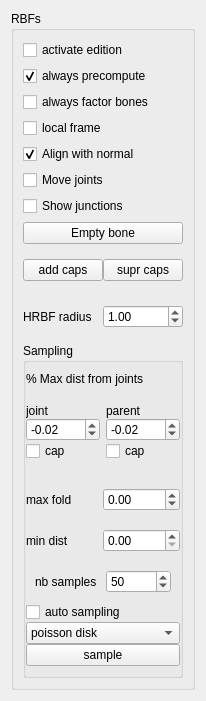
     <widget class="QWidget" name="bone_editor">
      <property name="geometry">
       <rect>
        <x>0</x>
        <y>0</y>
        <width>196</width>
        <height>633</height>
       </rect>
      </property>
      <attribute name="label">
       <string>Bone edition</string>
      </attribute>
      <layout class="QHBoxLayout" name="horizontalLayout_4">
       <item>
        <layout class="QVBoxLayout" name="vert_layout_bone_editor">
         <item>
          <widget class="QGroupBox" name="box_edit_RBF">
           <property name="title">
            <string>RBFs</string>
           </property>
           <layout class="QVBoxLayout" name="verticalLayout_15">
            <item>
             <widget class="QCheckBox" name="rbf_edition">
              <property name="toolTip">
               <string>Enable hrbf point selection you can delete or move a point</string>
              </property>
              <property name="text">
               <string>activate edition</string>
              </property>
             </widget>
            </item>
            <item>
             <widget class="QCheckBox" name="cBox_always_precompute">
              <property name="toolTip">
               <string>Keeps the bones to a precomputed type.
When editing bones the resulting HRBF will 
be automatically converted to a precomputed primitive.</string>
              </property>
              <property name="text">
               <string>always precompute</string>
              </property>
              <property name="checked">
               <bool>true</bool>
              </property>
             </widget>
            </item>
            <item>
             <widget class="QCheckBox" name="checkB_factor_siblings">
              <property name="toolTip">
               <string>&lt;!DOCTYPE HTML PUBLIC &quot;-//W3C//DTD HTML 4.0//EN&quot; &quot;http://www.w3.org/TR/REC-html40/strict.dtd&quot;&gt;
&lt;html&gt;&lt;head&gt;&lt;meta name=&quot;qrichtext&quot; content=&quot;1&quot; /&gt;&lt;style type=&quot;text/css&quot;&gt;
p, li { white-space: pre-wrap; }
&lt;/style&gt;&lt;/head&gt;&lt;body style=&quot; font-family:'MS Shell Dlg 2'; font-size:8.25pt; font-weight:400; font-style:normal;&quot;&gt;
&lt;p style=&quot; margin-top:0px; margin-bottom:0px; margin-left:0px; margin-right:0px; -qt-block-indent:0; text-indent:0px;&quot;&gt;&lt;span style=&quot; font-size:8pt;&quot;&gt;When sampling a bone which has several siblings (same bone parent)&lt;/span&gt;&lt;/p&gt;
&lt;p style=&quot; margin-top:0px; margin-bottom:0px; margin-left:0px; margin-right:0px; -qt-block-indent:0; text-indent:0px;&quot;&gt;&lt;span style=&quot; font-size:8pt;&quot;&gt;samples for every children will be added to the first child.&lt;/span&gt;&lt;/p&gt;
&lt;p style=&quot; margin-top:0px; margin-bottom:0px; margin-left:0px; margin-right:0px; -qt-block-indent:0; text-indent:0px;&quot;&gt;&lt;span style=&quot; font-size:8pt;&quot;&gt;The other children will be ignored.&lt;/span&gt;&lt;/p&gt;
&lt;p style=&quot;-qt-paragraph-type:empty; margin-top:0px; margin-bottom:0px; margin-left:0px; margin-right:0px; -qt-block-indent:0; text-indent:0px; font-size:8pt;&quot;&gt;&lt;/p&gt;&lt;/body&gt;&lt;/html&gt;</string>
              </property>
              <property name="text">
               <string>always factor bones</string>
              </property>
             </widget>
            </item>
            <item>
             <widget class="QCheckBox" name="local_frame">
              <property name="toolTip">
               <string>Set the frame to the local frame of the curently
selected bone</string>
              </property>
              <property name="text">
               <string>local frame</string>
              </property>
             </widget>
            </item>
            <item>
             <widget class="QCheckBox" name="checkB_align_with_normal">
              <property name="text">
               <string>Align with normal</string>
              </property>
              <property name="checked">
               <bool>true</bool>
              </property>
             </widget>
            </item>
            <item>
             <widget class="QCheckBox" name="move_joints">
              <property name="text">
               <string>Move joints</string>
              </property>
             </widget>
            </item>
            <item>
             <widget class="QCheckBox" name="checkB_show_junction">
              <property name="text">
               <string>Show junctions</string>
              </property>
             </widget>
            </item>
            <item>
             <widget class="QPushButton" name="pushB_empty_bone">
              <property name="toolTip">
               <string>&lt;!DOCTYPE HTML PUBLIC &quot;-//W3C//DTD HTML 4.0//EN&quot; &quot;http://www.w3.org/TR/REC-html40/strict.dtd&quot;&gt;
&lt;html&gt;&lt;head&gt;&lt;meta name=&quot;qrichtext&quot; content=&quot;1&quot; /&gt;&lt;style type=&quot;text/css&quot;&gt;
p, li { white-space: pre-wrap; }
&lt;/style&gt;&lt;/head&gt;&lt;body style=&quot; font-family:'MS Shell Dlg 2'; font-size:8.25pt; font-weight:400; font-style:normal;&quot;&gt;
&lt;p style=&quot; margin-top:0px; margin-bottom:0px; margin-left:0px; margin-right:0px; -qt-block-indent:0; text-indent:0px;&quot;&gt;&lt;span style=&quot; font-size:8pt;&quot;&gt;Erase hrbf samples from the selected bones.&lt;/span&gt;&lt;/p&gt;&lt;/body&gt;&lt;/html&gt;</string>
              </property>
              <property name="text">
               <string>Empty bone</string>
              </property>
             </widget>
            </item>
            <item>
             <widget class="QWidget" name="widget_24" native="true">
              <layout class="QHBoxLayout" name="horizontalLayout_30">
               <property name="spacing">
                <number>0</number>
               </property>
               <property name="leftMargin">
                <number>0</number>
               </property>
               <property name="rightMargin">
                <number>0</number>
               </property>
               <item>
                <widget class="QPushButton" name="pButton_add_caps">
                 <property name="toolTip">
                  <string>Close HRBF with caps at both ends of the selected joints</string>
                 </property>
                 <property name="text">
                  <string>add caps</string>
                 </property>
                </widget>
               </item>
               <item>
                <widget class="QPushButton" name="pButton_supr_caps">
                 <property name="text">
                  <string>supr caps</string>
                 </property>
                </widget>
               </item>
              </layout>
             </widget>
            </item>
            <item>
             <widget class="QWidget" name="widget_16" native="true">
              <layout class="QHBoxLayout" name="horizontalLayout_7">
               <property name="spacing">
                <number>0</number>
               </property>
               <property name="leftMargin">
                <number>0</number>
               </property>
               <property name="rightMargin">
                <number>0</number>
               </property>
               <item>
                <widget class="QLabel" name="lbl_hrbf_radius">
                 <property name="text">
                  <string>HRBF radius</string>
                 </property>
                </widget>
               </item>
               <item>
                <widget class="QDoubleSpinBox" name="dSpinB_hrbf_radius">
                 <property name="singleStep">
                  <double>0.500000000000000</double>
                 </property>
                 <property name="value">
                  <double>1.000000000000000</double>
                 </property>
                </widget>
               </item>
              </layout>
             </widget>
            </item>
            <item>
             <widget class="QGroupBox" name="groupBx_auto_sampling">
              <property name="title">
               <string>Sampling</string>
              </property>
              <layout class="QVBoxLayout" name="verticalLayout_29">
               <property name="spacing">
                <number>0</number>
               </property>
               <property name="leftMargin">
                <number>0</number>
               </property>
               <property name="rightMargin">
                <number>0</number>
               </property>
               <item>
                <widget class="QLabel" name="lbl_per_max_dist_from_joints">
                 <property name="toolTip">
                  <string>Set a distance threshold from sample to the joints
to choose them.</string>
                 </property>
                 <property name="text">
                  <string>% Max dist from joints</string>
                 </property>
                </widget>
               </item>
               <item>
                <widget class="QWidget" name="widget_grp_max_dist_from_joints" native="true">
                 <layout class="QHBoxLayout" name="horizontalLayout_17">
                  <property name="leftMargin">
                   <number>0</number>
                  </property>
                  <property name="rightMargin">
                   <number>0</number>
                  </property>
                  <item>
                   <widget class="QWidget" name="widget_grp_joint" native="true">
                    <layout class="QVBoxLayout" name="verticalLayout_31">
                     <property name="spacing">
                      <number>0</number>
                     </property>
                     <property name="leftMargin">
                      <number>0</number>
                     </property>
                     <property name="rightMargin">
                      <number>0</number>
                     </property>
                     <item>
                      <widget class="QLabel" name="lbl_max_dist_joint">
                       <property name="text">
                        <string>joint</string>
                       </property>
                      </widget>
                     </item>
                     <item>
                      <widget class="QDoubleSpinBox" name="dSpinB_max_dist_joint">
                       <property name="minimum">
                        <double>-1.000000000000000</double>
                       </property>
                       <property name="maximum">
                        <double>1.000000000000000</double>
                       </property>
                       <property name="singleStep">
                        <double>0.100000000000000</double>
                       </property>
                       <property name="value">
                        <double>-0.020000000000000</double>
                       </property>
                      </widget>
                     </item>
                     <item>
                      <widget class="QCheckBox" name="checkB_cap_joint">
                       <property name="toolTip">
                        <string>Add hrbf sample to the tip of the selected joint</string>
                       </property>
                       <property name="text">
                        <string>cap</string>
                       </property>
                       <property name="checked">
                        <bool>false</bool>
                       </property>
                      </widget>
                     </item>
                    </layout>
                   </widget>
                  </item>
                  <item>
                   <widget class="QWidget" name="widget_grp_parent" native="true">
                    <layout class="QVBoxLayout" name="verticalLayout_30">
                     <property name="spacing">
                      <number>0</number>
                     </property>
                     <property name="leftMargin">
                      <number>0</number>
                     </property>
                     <property name="rightMargin">
                      <number>0</number>
                     </property>
                     <item>
                      <widget class="QLabel" name="lbl_max_dist_parent">
                       <property name="text">
                        <string>parent</string>
                       </property>
                      </widget>
                     </item>
                     <item>
                      <widget class="QDoubleSpinBox" name="dSpinB_max_dist_parent">
                       <property name="minimum">
                        <double>-1.000000000000000</double>
                       </property>
                       <property name="maximum">
                        <double>1.000000000000000</double>
                       </property>
                       <property name="singleStep">
                        <double>0.100000000000000</double>
                       </property>
                       <property name="value">
                        <double>-0.020000000000000</double>
                       </property>
                      </widget>
                     </item>
                     <item>
                      <widget class="QCheckBox" name="checkB_capparent">
                       <property name="toolTip">
                        <string>Add hrbf sample to the tip of the parent of the selected joint.</string>
                       </property>
                       <property name="text">
                        <string>cap</string>
                       </property>
                       <property name="checked">
                        <bool>false</bool>
                       </property>
                      </widget>
                     </item>
                    </layout>
                   </widget>
                  </item>
                 </layout>
                </widget>
               </item>
               <item>
                <widget class="QWidget" name="widget_grp_max_fold" native="true">
                 <layout class="QHBoxLayout" name="horizontalLayout_18">
                  <property name="spacing">
                   <number>0</number>
                  </property>
                  <property name="leftMargin">
                   <number>0</number>
                  </property>
                  <property name="rightMargin">
                   <number>0</number>
                  </property>
                  <item>
                   <widget class="QLabel" name="lbl_max_fold">
                    <property name="toolTip">
                     <string>We choose a sample if:
max fold &gt; (vertex orthogonal dir to the bone) dot (vertex normal)</string>
                    </property>
                    <property name="text">
                     <string>max fold</string>
                    </property>
                   </widget>
                  </item>
                  <item>
                   <widget class="QDoubleSpinBox" name="dSpinB_max_fold">
                    <property name="minimum">
                     <double>-1.000000000000000</double>
                    </property>
                    <property name="maximum">
                     <double>1.000000000000000</double>
                    </property>
                    <property name="singleStep">
                     <double>0.100000000000000</double>
                    </property>
                   </widget>
                  </item>
                 </layout>
                </widget>
               </item>
               <item>
                <widget class="QWidget" name="widget_14" native="true">
                 <layout class="QHBoxLayout" name="horizontalLayout_21">
                  <property name="spacing">
                   <number>0</number>
                  </property>
                  <property name="leftMargin">
                   <number>0</number>
                  </property>
                  <property name="rightMargin">
                   <number>0</number>
                  </property>
                  <item>
                   <widget class="QLabel" name="label_2">
                    <property name="toolTip">
                     <string>Minimal distance between two HRBF sample</string>
                    </property>
                    <property name="text">
                     <string>min dist</string>
                    </property>
                   </widget>
                  </item>
                  <item>
                   <widget class="QDoubleSpinBox" name="dSpinB_min_dist_samples">
                    <property name="maximum">
                     <double>999.990000000000009</double>
                    </property>
                    <property name="singleStep">
                     <double>0.010000000000000</double>
                    </property>
                    <property name="value">
                     <double>0.000000000000000</double>
                    </property>
                   </widget>
                  </item>
                 </layout>
                </widget>
               </item>
               <item>
                <widget class="QWidget" name="widget_25" native="true">
                 <layout class="QHBoxLayout" name="horizontalLayout_31">
                  <item>
                   <widget class="QLabel" name="lbl_nb_samples">
                    <property name="toolTip">
                     <string>Minimal number of samples.
(this value is used only whe the value min dist is zero)</string>
                    </property>
                    <property name="text">
                     <string>nb samples</string>
                    </property>
                   </widget>
                  </item>
                  <item>
                   <widget class="QSpinBox" name="spinB_nb_samples_psd">
                    <property name="maximum">
                     <number>1000</number>
                    </property>
                    <property name="singleStep">
                     <number>20</number>
                    </property>
                    <property name="value">
                     <number>50</number>
                    </property>
                   </widget>
                  </item>
                 </layout>
                </widget>
               </item>
               <item>
                <widget class="QCheckBox" name="checkB_auto_sample">
                 <property name="toolTip">
                  <string>When activated samples are choosen automatically 
as the parameters changes.</string>
                 </property>
                 <property name="text">
                  <string>auto sampling</string>
                 </property>
                </widget>
               </item>
               <item>
                <widget class="QComboBox" name="cBox_sampling_type">
                 <item>
                  <property name="text">
                   <string>poisson disk</string>
                  </property>
                 </item>
                 <item>
                  <property name="text">
                   <string>adhoc sampling</string>
                  </property>
                 </item>
                 <item>
                  <property name="text">
                   <string>gael optimal</string>
                  </property>
                 </item>
                </widget>
               </item>
               <item>
                <widget class="QPushButton" name="choose_hrbf_samples">
                 <property name="toolTip">
                  <string>Choose the samples and reconstruct implicit surfaces 
bounds to each bone (solve the linear system).</string>
                 </property>
                 <property name="text">
                  <string>sample</string>
                 </property>
                </widget>
               </item>
              </layout>
             </widget>
            </item>
           </layout>
          </widget>
         </item>
         <item>
          <spacer name="verticalSpacer_3">
           <property name="orientation">
            <enum>Qt::Vertical</enum>
           </property>
           <property name="sizeHint" stdset="0">
            <size>
             <width>20</width>
             <height>40</height>
            </size>
           </property>
          </spacer>
         </item>
        </layout>
       </item>
       <item>
        <spacer name="horizontalSpacer_3">
         <property name="orientation">
          <enum>Qt::Horizontal</enum>
         </property>
         <property name="sizeHint" stdset="0">
          <size>
           <width>40</width>
           <height>20</height>
          </size>
         </property>
        </spacer>
       </item>
      </layout>
     </widget>
